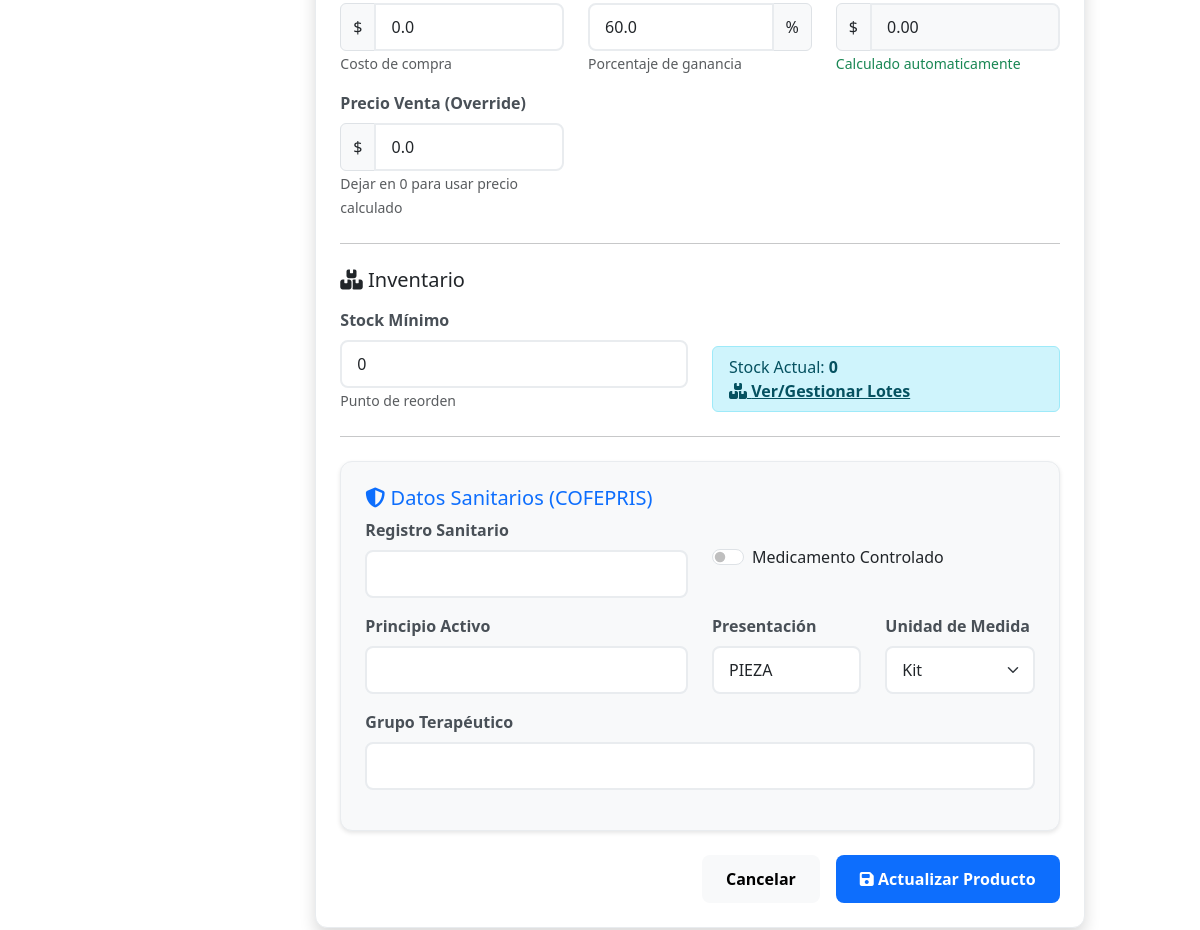
/companies/2/inventory/8/edit (signed in, lower part), run on an earlier commit of the app's database.
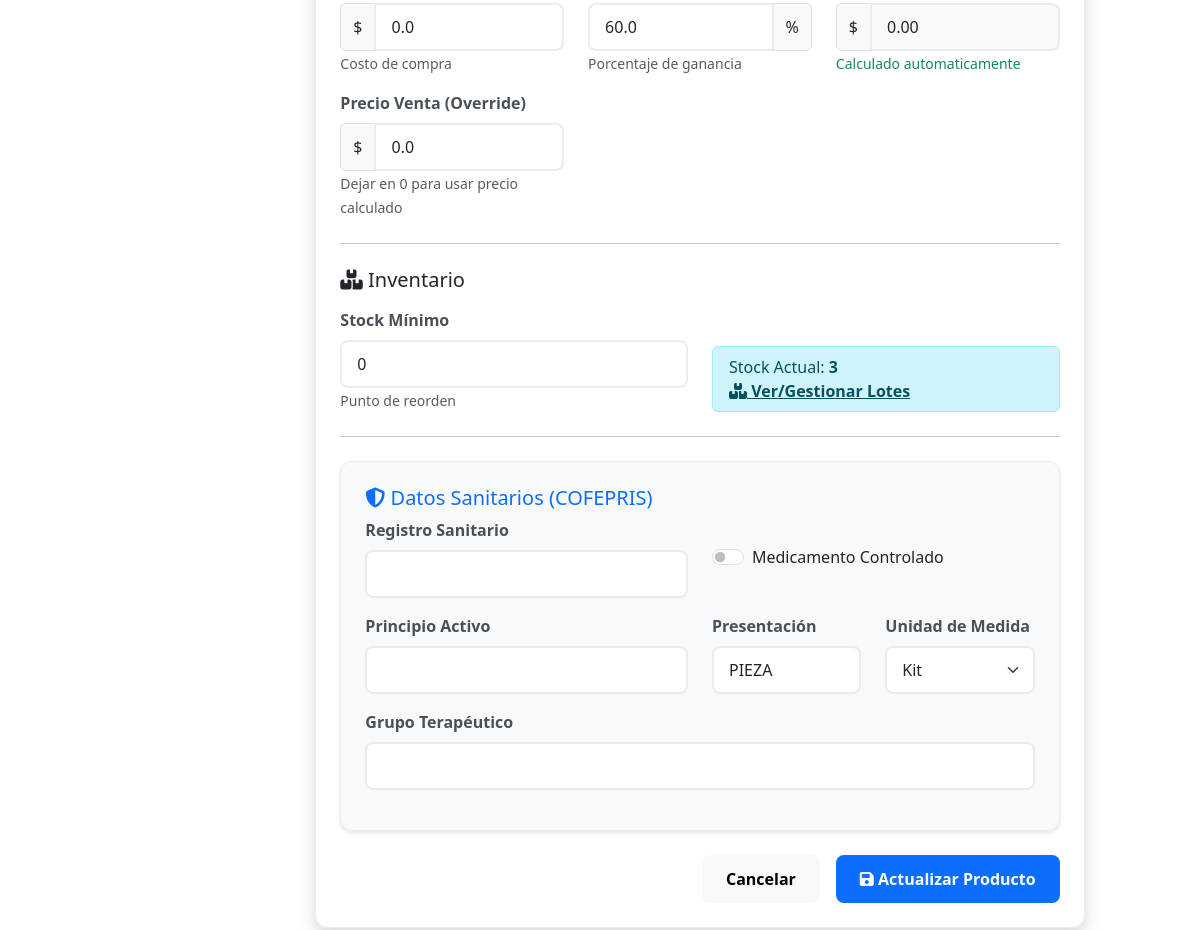
And on a later commit of the database.
### models.py (models this page shows, shortened)
class Product(db.Model):
    __tablename__ = 'product'
    id = db.Column(db.Integer, primary_key=True)
    company_id = db.Column(db.Integer, db.ForeignKey('company.id'), nullable=False)
    sku = db.Column(db.String(50), nullable=True)  # Código interno/barras
    name = db.Column(db.String(200), nullable=False)
    description = db.Column(db.Text)
    cost_price = db.Column(db.Float, default=0.0)  # Costo real (para valuación inventario)
    selling_price = db.Column(db.Float, default=0.0)  # Precio venta manual (override)
    profit_margin = db.Column(db.Float, default=0.0)  # Porcentaje de ganancia individual
    current_stock = db.Column(db.Integer, default=0)
    min_stock_level = db.Column(db.Integer, default=0)
    laboratory_id = db.Column(db.Integer, db.ForeignKey('laboratory.id'), nullable=True)
    preferred_supplier_id = db.Column(db.Integer, db.ForeignKey('supplier.id'), nullable=True)
    category_id = db.Column(db.Integer, db.ForeignKey('product_category.id'), nullable=True)
    packaging_type = db.Column(db.String(50), nullable=True)  # Caja, Paquete, Kit, Blister, etc.
    units_per_package = db.Column(db.Integer, default=1)  # Piezas por empaque
    sell_by = db.Column(db.String(10), default='UNIDAD')  # UNIDAD o PAQUETE
    active = db.Column(db.Boolean, default=True)
    created_at = db.Column(db.DateTime, default=datetime.utcnow)
    sanitary_registration = db.Column(db.String(100), nullable=True)  # Registro Sanitario
    is_controlled = db.Column(db.Boolean, default=False)  # Si es medicamento controlado (Fracción I, II, III)
    active_ingredient = db.Column(db.String(200), nullable=True)  # Principio activo
    presentation = db.Column(db.String(100), nullable=True)  # Presentación (e.g., Tabletas, Jarabe)
    therapeutic_group = db.Column(db.String(100), nullable=True)  # Grupo Terapéutico
    unit_measure = db.Column(db.String(20), default='PZA')  # PZA, CAJA, etc.
    company = db.relationship('Company', backref=db.backref('products', lazy=True))
    laboratory = db.relationship('Laboratory', backref=db.backref('products', lazy=True))
    preferred_supplier = db.relationship('Supplier', backref=db.backref('preferred_products', lazy=True))
    category = db.relationship('ProductCategory', backref=db.backref('products', lazy=True))

### app.py (the view, shortened to what this page needs)
    @app.route('/companies/<int:company_id>/inventory/<int:product_id>/edit', methods=['GET', 'POST'])
    @inventory_admin_required
    def edit_product(company_id, product_id):
        company = Company.query.get_or_404(company_id)
        product = Product.query.get_or_404(product_id)
        if product.company_id != company_id:
            flash('Producto no encontrado.', 'error')
            return redirect(url_for('inventory_list', company_id=company_id))
        form = ProductForm(obj=product)
        laboratories = Laboratory.query.filter_by(company_id=company_id, active=True).order_by(Laboratory.name).all()
        suppliers = Supplier.query.filter_by(company_id=company_id, active=True).order_by(Supplier.business_name).all()
        categories = ProductCategory.query.filter_by(company_id=company_id, active=True).order_by(ProductCategory.name).all()
        form.laboratory_id.choices = [(0, '-- Sin laboratorio --')] + [(l.id, l.name) for l in laboratories]
        form.preferred_supplier_id.choices = [(0, '-- Sin proveedor --')] + [(s.id, f"{s.business_name} ({s.rfc})") for s in suppliers]
        form.category_id.choices = [(0, '-- Sin categoría --')] + [(c.id, c.name) for c in categories]
        return render_template('inventory/edit.html', company=company, product=product, form=form)

### models.py (called while the page is built)
    def is_inventory_admin_for(self, company_id):
        if self.is_admin:
            return True
        for access in self.company_access:
            if access.company_id == company_id and access.perm_inventory_admin:
                return True
        return False

    def has_any_perm(self, *perm_names):
        if self.is_admin:
            return True
        for access in self.company_access:
            for name in perm_names:
                if getattr(access, f'perm_{name}', False):
                    return True
        return False

### templates/inventory/edit.html (shortened to what the changed rows need)
{% extends "base.html" %}
{% block content %}
<div class="container mt-4">
    <div class="row justify-content-center">
        <div class="col-md-10">
            <div class="card shadow">
                <div class="card-body">
                    <form method="POST">
                        <div class="row mb-3">
                            <div class="col-md-4">
                                <div class="input-group">
                                    <span class="input-group-text">$</span>
                                    {{ form.cost_price(class="form-control", id="costPrice") }}
                                </div>
                            </div>
                            <div class="col-md-4">
                                <div class="input-group">
                                    {{ form.profit_margin(class="form-control", id="profitMargin") }}
                                    <span class="input-group-text">%</span>
                                </div>
                            </div>
                        </div>
                        <div class="row mb-3">
                            <div class="col-md-4">
                                <div class="input-group">
                                    <span class="input-group-text">$</span>
                                    {{ form.selling_price(class="form-control") }}
                                </div>
                            </div>
                        </div>
                        <div class="row mb-3">
                            <div class="col-md-6">
                                {{ form.min_stock_level.label(class="form-label") }}
                                {{ form.min_stock_level(class="form-control") }}
                                <small class="text-muted">Punto de reorden</small>
                            </div>
                            <div class="col-md-6 d-flex align-items-end">
                                <div class="alert alert-info py-2 w-100 mb-0">
                                    Stock Actual: <strong>{{ product.current_stock }}</strong>
                                    <br>
                                    <a href="{{ url_for('product_batches', company_id=company.id, product_id=product.id) }}"
                                        class="alert-link">
                                        <i class="fas fa-boxes"></i> Ver/Gestionar Lotes
                                    </a>
                                </div>
                            </div>
                        </div>
                        <div id="cofeprisSection">
                            <div class="card bg-light mb-3">
                                <div class="card-body">
                                    <div class="row mb-3">
                                        <div class="col-md-6">
                                            {{ form.sanitary_registration.label(class="form-label") }}
                                            {{ form.sanitary_registration(class="form-control", id="sanitaryRegInput") }}
                                        </div>
                                        <div class="col-md-6 d-flex align-items-center">
                                            <div class="form-check form-switch">
                                                {{ form.is_controlled(class="form-check-input") }}
                                                {{ form.is_controlled.label(class="form-check-label") }}
                                            </div>
                                        </div>
                                    </div>
                                    <div class="row mb-3">
                                        <div class="col-md-6">
                                            {{ form.active_ingredient.label(class="form-label") }}
                                            {{ form.active_ingredient(class="form-control") }}
                                        </div>
                                        <div class="col-md-3">
                                            {{ form.presentation.label(class="form-label") }}
                                            {{ form.presentation(class="form-control") }}
                                        </div>
                                        <div class="col-md-3">
                                            {{ form.unit_measure.label(class="form-label") }}
                                            {{ form.unit_measure(class="form-select") }}
                                        </div>
                                    </div>
                                    <div class="mb-3">
                                        {{ form.therapeutic_group.label(class="form-label") }}
                                        {{ form.therapeutic_group(class="form-control") }}
                                    </div>
                                </div>
                            </div>
                        </div>
                    </form>
                </div>
            </div>
        </div>
    </div>
</div>
{% endblock %}

What changed in the data, as far as the page shows it:
changed Product "PIEZA": current_stock "0" → "3"
